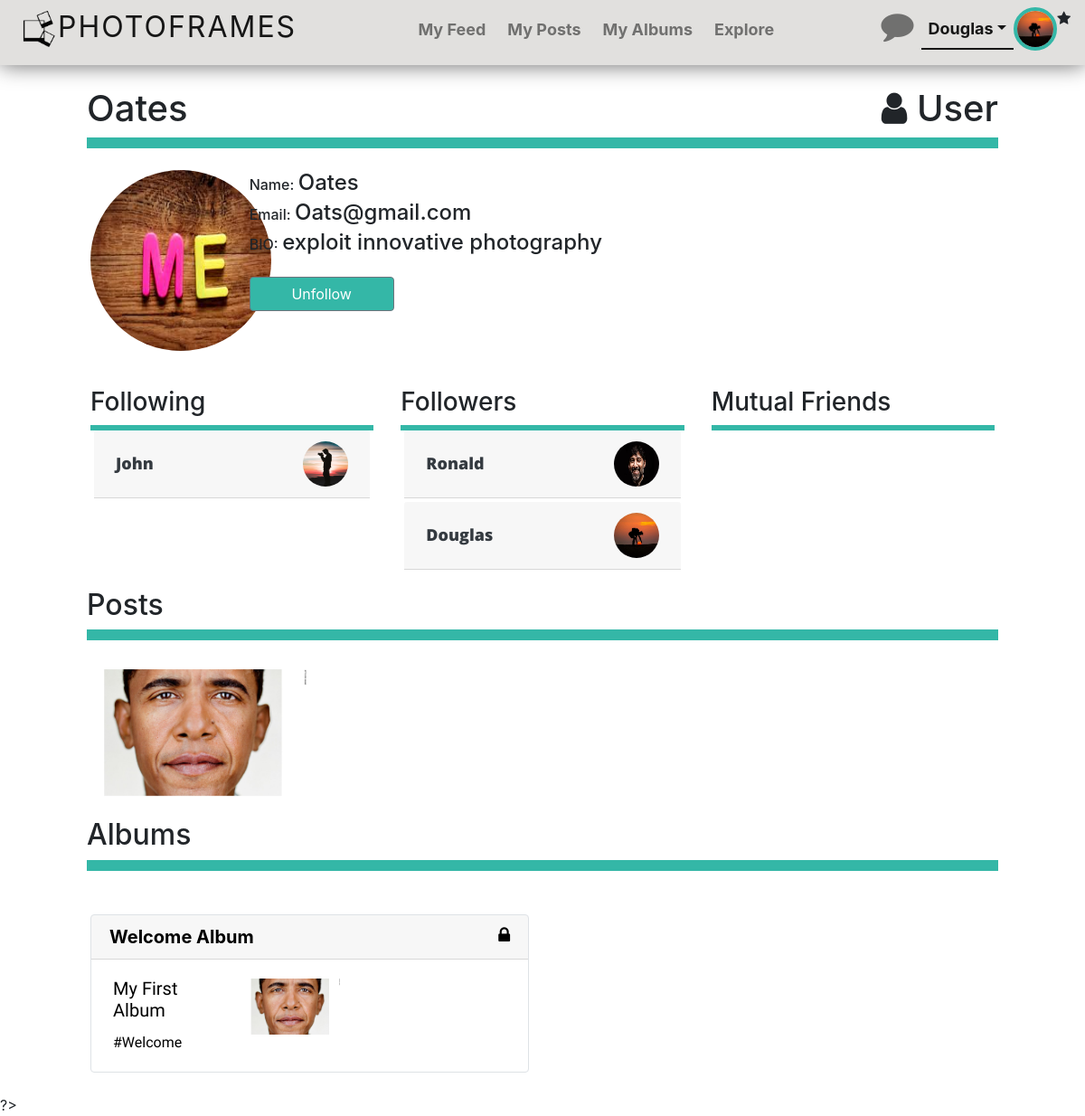
The app's page /php/profile.php?userID=30 (signed in) with its own data.
### tables this page shows
CREATE TABLE `tbuser` (
  `userID` int(11) NOT NULL,
  `userType` varchar(10) NOT NULL DEFAULT 'user',
  `name` varchar(50) NOT NULL,
  `email` varchar(50) NOT NULL,
  `dateOfBirth` date NOT NULL,
  `bio` varchar(100) DEFAULT NULL,
  `profileImage` varchar(200) DEFAULT '../gallery/profilePics/default.png',
  `password` varchar(200) NOT NULL
);

CREATE TABLE `tbfollower` (
  `ID` int(11) NOT NULL,
  `userIDFollower` int(11) NOT NULL,
  `userIDFollowing` int(11) NOT NULL
);

CREATE TABLE `tbpost` (
  `imageID` int(11) NOT NULL,
  `userID` int(11) NOT NULL,
  `title` varchar(50) NOT NULL,
  `caption` varchar(50) NOT NULL,
  `stars` int(11) NOT NULL DEFAULT '0',
  `timeStamp` datetime DEFAULT NULL,
  `fileLocation` varchar(200) NOT NULL DEFAULT 'default',
  `privacy` varchar(10) DEFAULT 'public',
  `iso` int(11) DEFAULT NULL,
  `shutterSpeed` varchar(10) DEFAULT NULL,
  `fStop` float DEFAULT NULL,
  `lens` varchar(10) DEFAULT NULL,
  `albumID` int(11) NOT NULL
);

CREATE TABLE `tbalbum` (
  `albumID` int(11) NOT NULL,
  `userID` int(11) NOT NULL,
  `title` varchar(50) NOT NULL,
  `description` varchar(50) DEFAULT NULL,
  `privacy` varchar(10) NOT NULL DEFAULT 'public',
  `timeStamp` datetime NOT NULL
);

CREATE TABLE `tbalbumhashtag` (
  `ID` int(11) NOT NULL,
  `albumID` int(11) NOT NULL,
  `hashtag` varchar(50) NOT NULL
);

### php/profile.php (the view, shortened to what this page needs)
<?php
include "./fragments/globals.php";
?>
<!DOCTYPE html>
<html>
<head>
    <?php include "./fragments/cssLibraries.php"; ?>
    <link rel="stylesheet" type="text/css" href="../css/profile.css" />
    <link rel="stylesheet" type="text/css" href="../css/postsFragment.css" />
    <link rel="stylesheet" type="text/css" href="../css/albumsFragment.css" />
</head>
<body>
<?php include "./fragments/navbarFragment.php"; ?>
<?php
    $adminAccess = false;
    $ownerAccess  = false;
    $name = '';
    $email = '';
    $bio = '';
    $profileIMG = '';
    $userInfoQuery = "SELECT *
                        FROM tbuser
                        WHERE userID = ".$_GET['userID'].";";
    $res = $mysqli->query($userInfoQuery);
    if ($res && $res->num_rows > 0)
    {
        while ($row = $res->fetch_assoc())
        {
            $name = $row['name'];
            $email = $row['email'];
            $bio = $row['bio'];
            $profileIMG = $row['profileImage'];
        }
    }
    if ($_GET['userID'] == $_SESSION['userID'] && $adminAccess)
    {
        $ownerAccess = true;
        echo '<div  class="heading">
                    <h1>My Profile<span class="float-right text-danger"><i class="fa fa-user text-danger" aria-hidden="true"></i> Admin</span></h1>
                </div>';
    }
    else if($adminAccess)
    {
        echo '<div  class="heading">
                    <h1>'.$name.'<span class="float-right text-danger"><i class="fa fa-user text-danger" aria-hidden="true"></i> Admin</span></h1>
                </div>';
    }
    else if ($_GET['userID'] == $_SESSION['userID'])
    {
        $ownerAccess = true;
        echo '<div  class="heading">
                    <h1> My Profile <span class="float-right"><i class="fa fa-user" aria-hidden="true"></i> User</span></h1>
                </div>';
    }
    else
    {
        echo '<div  class="heading">
                <h1>'.$name.'<span class="float-right"><i class="fa fa-user" aria-hidden="true"></i> User</span></h1>
            </div>';
    }
    echo '<main class="pageContent">
        <div class="row">
            <div class="col-4 col-lg-2"> <img class="rounded-circle ima" alt="avatar" height="200" width="200" src="'.$profileIMG.'" /></div>
            <div class="col-8 col-lg-10">
                <div class="row">
                    <div class="col">
                        <div data-type="text" class="mb-1">
                            <span class="h6">Name:</span> <b class="h4">'.$name.'</b>
                        </div>
                        <div data-type="email" class="mb-1">
                            <span class="h6">Email:</span> <b class="h4">'.$email.'</b>
                        </div>
                        <div data-type="date" class="mb-4">
                            <span class="h6">BIO:</span> <b class="h4">'.$bio.'</b>
                        </div>';
                            if (!$ownerAccess)
                            {
                                $isFollowerQuery = "SELECT *
                                                FROM tbfollower
                                                WHERE userIDFollower = ".$_SESSION['userID']." AND userIDFollowing = ".$_GET['userID'].";";
                                $res = $mysqli->query($isFollowerQuery);
                                if ($res && $res->num_rows > 0)
                                {
                                    echo ' <a class="btn btn-secondary text-white followBTN followBTNUnfollow" data-action="unfollow" data-follower="'.$_SESSION['userID'].'" data-following="'.$_GET['userID'].'" >Unfollow</a>';
                                }
                                else
                                {
                                    echo ' <a class="btn text-white followBTN followBTNFollow" data-action="follow" data-follower="'.$_SESSION['userID'].'" data-following="'.$_GET['userID'].'" >Follow</a>';
                                }
                            }
                    echo '</div>
                </div>
            </div>
        </div>
    </main>';
?>
<div class="pageContent">
    <div class="row">
        <div class="col-md-12 col-lg-4">
            <div  class="mt-3 headingFollowing">
                <h3> Following</h3>
            </div>
            <div class="list">
                <div class="row">
                    <?php
                    $userFollowingQuery = "SELECT *
                                    FROM tbuser
                                    INNER JOIN tbfollower t on tbuser.userID = t.userIDFollowing
                                    WHERE userIDFollower = ".$_GET['userID'].";";
                    $res = $mysqli->query($userFollowingQuery);
                    if ($res && $res->num_rows > 0)
                    {
                        while ($row = $res->fetch_assoc())
                        {
                            echo '<a href="./profile.php?userID='.$row['userID'].'" class="col-12 mb-1">
                                    <div class="card">
                                        <div class="card-header">
                                            <div class="row">
                                                <div class="col-10 float-left align-self-center text-dark"><strong>'.$row['name'].'</strong></div>
                                                <div class="col-2"><img class="float-right profileExplore rounded-circle" src="'.$row['profileImage'].'" height="50" width="50"></div>
                                            </div>
                                        </div>
                                    </div>
                                </a>';
                        }
                    }
                    ?>
                </div>
            </div>
        </div>
        <div class="col-md-12 col-lg-4">
            <div  class="mt-3 headingFollowing">
                <h3> Followers</h3>
            </div>
            <div class="list">
                <div class="row">
                    <?php
                    $userFollowingQuery = "SELECT *
                                    FROM tbuser
                                    INNER JOIN tbfollower t on tbuser.userID = t.userIDFollower
                                    WHERE userIDFollowing = ".$_GET['userID'].";";
                    $res = $mysqli->query($userFollowingQuery);
                    if ($res && $res->num_rows > 0)
                    {
                        while ($row = $res->fetch_assoc())
                        {
                            echo '<a href="./profile.php?userID='.$row['userID'].'" class="col-12 mb-1">
                                    <div class="card">
                                        <div class="card-header">
                                            <div class="row">
                                                <div class="col-10 float-left align-self-center text-dark"><strong>'.$row['name'].'</strong></div>
                                               <div class="col-2"><img class="float-right profileExplore rounded-circle" src="'.$row['profileImage'].'" height="50" width="50"></div>
                                            </div>
                                        </div>
                                    </div>
                                </a>';
                        }
                    }
                    ?>
                </div>
            </div>
        </div>
        <div class="col-md-12 col-lg-4">
            <div  class="mt-3 headingFollowing">
                <h3> Mutual Friends</h3>
            </div>
        </div>
    </div>
</div>
<div  class="heading mt-3">
    <h2>Posts</h2>
</div>
<?php
$query = "SELECT *
    FROM tbpost
    WHERE userID = ".$_GET["userID"]."
    ORDER BY timeStamp DESC ;";
include "./fragments/postsFragment.php";
?>
<div  class="heading mt-3">
    <h2> Albums</h2>
</div>
<?php
$query1 = "SELECT *
    FROM tbalbum
    WHERE userID = ".$_GET['userID']."
    ORDER BY timeStamp DESC;";
include "./fragments/albumsFragment.php";
?>
?>
</body>
</html>

### php/fragments/postsFragment.php (shortened to what this page needs)
<?php
    if (isset($query))
    {
        $res = $mysqli->query($query);
        if ($res && $res->num_rows > 0)
        {
            $count = 0;
            echo '<main class="container-fluid pageContent">';
            echo '<div class="row">';
            $numRows = $res->num_rows;
            $resArray = $res->fetch_all(MYSQLI_ASSOC);
            while($count < $numRows)
            {
                echo '<div class="column" id="col1">';
                for ($x = 0; $x < $numRows; $x+=4)
                {
                    $usersName = "";
                    $userInfoQuery = "SELECT * FROM tbuser WHERE userID = ".$resArray[$x]["userID"];
                    $result = $mysqli->query($userInfoQuery);
                    if ($result && $result->num_rows > 0)
                    {
                        $rowResult = $result->fetch_assoc();
                        $usersName = $rowResult["name"];
                    }
                    echo '<div class="img" data-imageid="'.$resArray[$x]["imageID"].'">
                            <img src="'.$resArray[$x]["fileLocation"].'" class="image" alt="Image of Post">
                            <div class="middle">
                                <div class="text top-right"><a href="profile.php?userID='.$resArray[$x]["userID"].'" data-userID="'.$resArray[$x]["userID"].'" class="text-secondary h4">'.$usersName.'</a></div>
                                <div class="text text-middle">'.$resArray[$x]["title"].'</div>
                            </div>
                            <div class="bottom">
                                <div class="text bottom-left ml-1">
                                    <span> | ISO <b>'.$resArray[$x]["iso"].'</b> |</span>
                                    <span> <b>'.$resArray[$x]["shutterSpeed"].'</b> |</span>
                                    <span> &fnof;<b>'.$resArray[$x]["fStop"].'</b> |</span>
                                    <span> <b>'.$resArray[$x]["lens"].'</b> |</span>
                                </div>
                                <div class="text bottom-right mr-1 likePhoto"><a href="#" data-postID="1234"><i class="fa fa-star-o" aria-hidden="true"></i></a><span data-hasstared="false">'.$resArray[$x]["stars"].'</span></div>
                            </div>
                        </div>';
                    $count++;
                }
                echo '</div>';
                echo '<div class="column" id="col1">';
                echo '</div>';
                echo '<div class="column" id="col1">';
                echo '</div>';
                echo '<div class="column" id="col1">';
                echo '</div>';
            }
            echo '</div>';
            echo '</main>';
        }
    }
?>

### php/fragments/albumsFragment.php (shortened to what this page needs)
<?php
    if (isset($query1))
    {
        $res = $mysqli->query($query1);
        if ($res && $res->num_rows > 0)
        {
            echo '<main class="pageContent">';
            echo '<div class="row">';
            while($row = $res->fetch_assoc())
            {
                echo '<div class="col-sm-12 col-lg-6">
                            <a class="albumCar m-1" href="album.php?albumID='.$row["albumID"].'">
                                <div class="card border">
                                    <h5 class="card-header"><b>'.$row["title"].'</b>';
                                    if ($row["privacy"] == "private")
                                        echo '<i class="fa fa-lock privacyIcon" aria-hidden="true"></i>';
                                    else
                                        echo '<i class="fa fa-unlock privacyIcon" aria-hidden="true"></i>';
                               echo'</h5>
                                    <div class="card-body">
                                        <div class="row">
                                            <div class="col-4">
                                                <h5 class="card-title">'.$row["description"].'</h5>
                                                <p class="card-text">';
                                                $hashtagQuery = "SELECT *
                                                            FROM tbalbumhashtag
                                                            WHERE albumID = ".$row["albumID"]."
                                                            LIMIT 2;";
                                                $result = $mysqli->query($hashtagQuery);
                                                if ($result && $result->num_rows > 0)
                                                {
                                                    while($rowResult = $result->fetch_assoc())
                                                    {
                                                        echo $rowResult["hashtag"].' ';
                                                    }
                                                }
                                               echo '</p>
                                            </div>
                                            <div class="imgPreview">';
                                            $picQuery = "SELECT *
                                            FROM tbpost
                                            WHERE albumID = ".$row["albumID"]." AND privacy != 'hidden'
                                            LIMIT 3;";
                                            $result = $mysqli->query($picQuery);
                                            if ($result && $result->num_rows > 0)
                                            {
                                                while($rowResult = $result->fetch_assoc())
                                                {
                                                    echo '<img alt="Preview Image" src="'.$rowResult["fileLocation"].'" />';
                                                }
                                            }
                                        echo '</div>
                                    </div>
                                </div>
                            </div>
                        </a>
                    </div>';
            }
            echo '</div>';
            echo '</main>';
        }
    }
?>

### records on screen
tbuser: name "Oates", profileImage (picture), email "Oats@gmail.com", bio "exploit innovative photography"
tbfollower: userIDFollowing.name "John", userIDFollowing.profileImage (picture)
tbfollower: userIDFollower.name "Ronald", userIDFollower.profileImage (picture)
tbfollower: userIDFollower.name "Douglas", userIDFollower.profileImage (picture)
tbpost: fileLocation (picture)
tbalbum: title "Welcome Album", privacy "private" (drawn), description "My First Album"
tbalbumhashtag: hashtag "#Welcome"

### other values on screen
$_SESSION['userName'] "Douglas"
